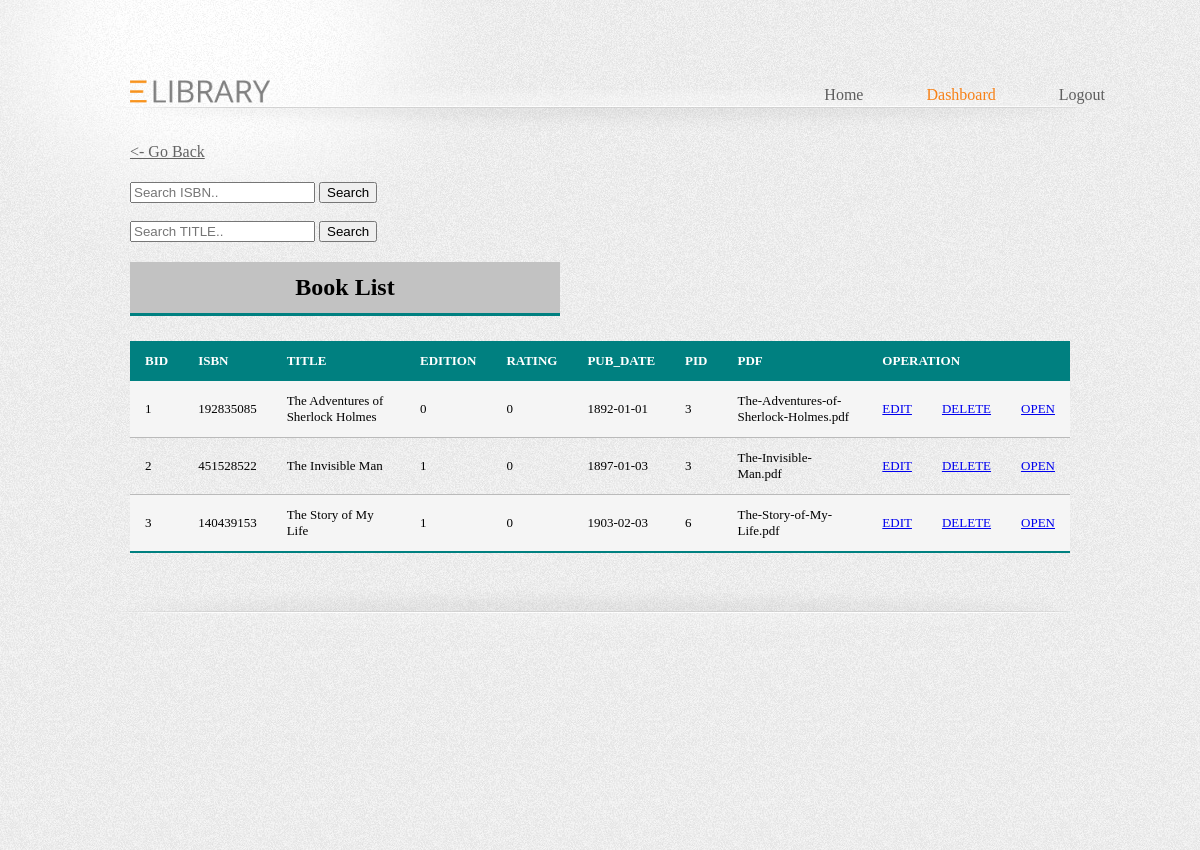
The page /editbook.php (signed in) on the database its author committed.
### tables this page shows
CREATE TABLE `book` (
  `BID` int(11) NOT NULL,
  `ISBN` int(11) NOT NULL,
  `TITLE` varchar(200) NOT NULL,
  `EDITION` int(11) NOT NULL,
  `DESCRIPTION` text NOT NULL,
  `TOTAL_PG` int(11) NOT NULL,
  `RATING` int(11) NOT NULL,
  `PUB_DATE` date NOT NULL,
  `PID` int(11) NOT NULL,
  `PDF` varchar(400) NOT NULL
);

### editbook.php (the view, shortened to what this page needs)
<?php
	require_once('DBconnect.php');
	if(!empty($_SESSION['UID'])){
?>
<!DOCTYPE html>
<html>
	<head>
		<link rel="stylesheet" href="css/style_home.css" type="text/css" />
	</head>
	<body>
	<div class="page">
			<div class="header">
				<a href="homepage.php" id="logo"><img src="images/logo.png" alt=""/></a>
				<ul>
					<li><a href="homepage.php">Home</a></li>
					<?php if(!empty($_SESSION['UID'])){ ?>
					<li class="selected"><a href="dashboard.php">Dashboard</a></li>
					<li><a href="logout.php">Logout</a></li>
					<?php }else { ?>
					<li><a href="login.php">Login</a></li>
					<?php }?>
				</ul>
			</div>
			<div class="body">
                <body>
					<p class = "back"><a href="dashboard.php"><- Go Back</a></p>
				</body>
				<div class="container">
                  <form class="form-inline" method="post" action="searchBook.php">
                    <input type="text" name="isbn" class="form-control" placeholder="Search ISBN..">
                    <button type="submit" name="save" class="btn btn-primary">Search</button>
                  </form><br>
                  <form class="form-inline" method="post" action="searchBook.php">
                    <input type="text" name="title" class="form-control" placeholder="Search TITLE..">
                    <button type="submit" name="save" class="btn btn-primary">Search</button>
                  </form>
                </div>
                <body>
					<h2 class = "bl">Book List</h2>
				</body>
					<?php
					$sql = "SELECT * FROM book";
					$result = mysqli_query($conn, $sql);
					if (mysqli_num_rows($result) != 0) {
						?>
						<table class = "table">
						<tr>
							<th>BID</th>
							<th>ISBN</th>
							<th>TITLE</th>
							<th>EDITION</th>
                            <th>RATING</th>
							<th>PUB_DATE</th>
                            <th>PID</th>
                            <th>PDF</th>
                            <th colspan="3" align="center">OPERATION</th>
						</tr>
						<?php
						while($row = mysqli_fetch_array($result)) {
							echo "
							<tr>
							<td>". $row[0]."</td>
							<td>". $row[1]."</td>
							<td>". $row[2]."</td>
							<td>". $row[3]."</td>
							<td>". $row[6]."</td>
              <td>". $row[7]."</td>
              <td>". $row[8]."</td>
              <td>". $row[9]."</td>
                            <td><a href = 'update.php?bookid=$row[0]&isbn=$row[1]&title=$row[2]&edition=$row[3]&desc=$row[4]
                            &totalpage=$row[5]&rating=$row[6]&pubdate=$row[7]&pid=$row[8]&pdf=$row[9]'>EDIT</a></td>
                            <td><a href = 'delete.php?bookid=$row[0]'>DELETE</a></td>
                            <td><a href = 'book_reader.php?bookid=$row[0]&isbn=$row[1]&title=$row[2]&edition=$row[3]&desc=$row[4]
                            &totalpage=$row[5]&rating=$row[6]&pubdate=$row[7]&pid=$row[8]&pdf=$row[9]'>OPEN</a></td>
							</tr>";
						}
						echo "</table>";
					}
					else {
						echo "NO BOOK";
					}
                ?>
			</div>
			<div class="footer">
			</div>
		</div>
	</body>
</html>
<?php
	}
	else{
		echo 'Access Denied.';
	}
?>

### css/style_home.css (style rules this page uses)
body { margin:0; background:url(../images/bg-body.jpg); }
.page { background:url(../images/bg-header.jpg) no-repeat center top; }
.header { background:url(../images/bg-navigation.jpg) no-repeat center 90px; width:940px; margin:0 auto; height:105px; padding:36px 10px 0; }
.header a#logo { display:block; float:left; outline:none; }
.header a#logo img { border:0; max-width: 20%; max-height: 20%; padding:40px 0px 0; }
.header ul { margin:-35px; list-style:none; padding:0px 0px 100 100px; float:right; }
.header ul li { float:left; margin:0 0 0 63px; }
.header ul li.selected a,.header ul li a:hover { color:#f78117; }
.header ul li a { font-size:16px; text-decoration:none; color:#5e5e5e; font-family: 'RokkittRegular'; outline:none; }
.body { width:940px; margin:0 auto; padding:0 10px; overflow:hidden; }
.body p { font-family: 'RokkittRegular'; font-size:16px; text-align:justify; color:#636363; margin:0 0 20px; line-height:21px; }
.body p a { outline:none; color:#636363; }
.footer { width:940px; background:url(../images/bg-footer.jpg) no-repeat center top; padding:65px 10px 207px; margin:0 auto; overflow:hidden; }

### editbook.php (style rules this page uses)
.table { border-collapse: collapse; width: 100% color: #f78117; font-size: 13px; text-align: left; margin: 25px 0; min-width: 400px; }
.table tr th { background-color: teal; color: white; text-align: left; padding: 12px 15px; }
.table tr td { padding: 12px 15px; text-align: left; border-bottom: 1px solid #bababa; }
.table tr:nth-of-type(even) { background-color: #f5f5f5; }
.table tr:last-of-type { border-bottom: 2px solid teal; }
h2.bl { position: relative; border-bottom: 3px solid teal; background-color: #c2c2c2; text-align: center; padding: 12px 15px; max-width: 400px; }
li { height: 30px; line-height: 30px; }

### rows shown on the page
book: BID "1", ISBN "192835085", TITLE "The Adventures of Sherlock Holmes", EDITION "0", RATING "0", PUB_DATE "1892-01-01", PID "3", PDF "The-Adventures-of-Sherlock-Holmes.pdf"
book: BID "2", ISBN "451528522", TITLE "The Invisible Man", EDITION "1", RATING "0", PUB_DATE "1897-01-03", PID "3", PDF "The-Invisible-Man.pdf"
book: BID "3", ISBN "140439153", TITLE "The Story of My Life", EDITION "1", RATING "0", PUB_DATE "1903-02-03", PID "6", PDF "The-Story-of-My-Life.pdf"
